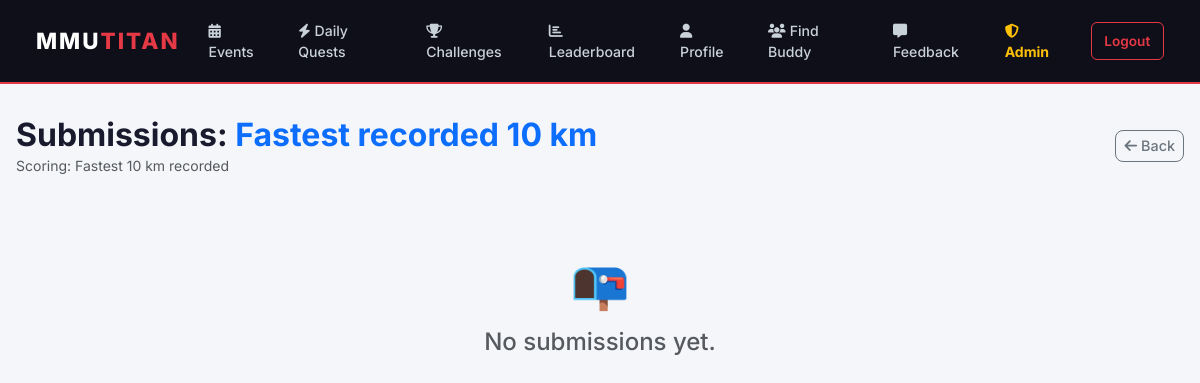
The app's page /admin/challenges/1/submissions (signed in) with its own data.
### mmutitan/models.py (models this page shows)
class Challenge(db.Model):
    id = db.Column(db.Integer, primary_key=True)
    title = db.Column(db.String(100), nullable=False)
    description = db.Column(db.Text, nullable=False)
    sport_category = db.Column(db.String(50), nullable=False)
    deadline = db.Column(db.DateTime, nullable=False)
    scoring_criteria = db.Column(db.String(100), nullable=False)
    is_closed = db.Column(db.Boolean, default=False)
    submissions = db.relationship('Submission', backref='challenge_ref', lazy=True, cascade="all, delete-orphan")

### mmutitan/app.py (the view)
    @app.route('/admin/challenges/<int:challenge_id>/submissions')
    @login_required
    def view_submissions(challenge_id):
        if not current_user.is_admin:
            return redirect(url_for('home'))
        challenge = Challenge.query.get_or_404(challenge_id)
        submissions = Submission.query.filter_by(challenge_id=challenge.id).all()
        return render_template('admin_submissions.html', title='View Submissions', challenge=challenge, submissions=submissions)

### mmutitan/models.py (called while the page is built)
@login_manager.user_loader
def load_user(user_id):
    return User.query.get(int(user_id))

### mmutitan/templates/admin_submissions.html
{% extends "base.html" %}
{% block content %}
<div class="d-flex justify-content-between align-items-center mb-4">
    <div>
        <h2 class="fw-bold mb-0">Submissions: <span class="text-primary">{{ challenge.title }}</span></h2>
        <p class="text-muted small mb-0">Scoring: {{ challenge.scoring_criteria }}</p>
    </div>
    <a href="{{ url_for('admin_challenges') }}" class="btn btn-outline-secondary btn-sm">
        <i class="fa fa-arrow-left me-1"></i>Back
    </a>
</div>
<div class="row g-3">
    {% if submissions %}
        {% for sub in submissions %}
        <div class="col-md-4">
            <div class="card h-100 shadow-sm {% if sub.verified %}border-success border-2{% else %}border-warning border-2{% endif %}">
                <img src="{{ url_for('static', filename='uploads/' + sub.proof_file) }}" class="card-img-top" alt="Proof" style="height:180px;object-fit:cover;">
                <div class="card-body">
                    <h6 class="fw-bold mb-1">{{ sub.user_ref.name }}</h6>
                    <p class="small mb-1"><strong>Result:</strong> {{ sub.result }}</p>
                    <p class="small text-muted">Submitted: {{ sub.submitted_at.strftime('%b %d, %I:%M %p') }}</p>
                    {% if sub.verified %}
                        <span class="badge bg-success w-100 py-2 mt-1">✓ Verified</span>
                    {% else %}
                        <div class="d-flex gap-2 mt-1">
                            <form action="{{ url_for('verify_submission', submission_id=sub.id, action='approve') }}" method="POST" class="w-50">
                                <button type="submit" class="btn btn-warning w-100 fw-bold btn-sm">
                                    <i class="fa fa-check me-1"></i>Verify
                                </button>
                            </form>
                            <form action="{{ url_for('verify_submission', submission_id=sub.id, action='reject') }}" method="POST" class="w-50">
                                <button type="submit" class="btn btn-outline-danger w-100 fw-bold btn-sm">
                                    <i class="fa fa-times me-1"></i>Reject
                                </button>
                            </form>
                        </div>
                    {% endif %}
                </div>
            </div>
        </div>
        {% endfor %}
    {% else %}
        <div class="col-12 text-center py-5">
            <div style="font-size:3rem;">📭</div>
            <h4 class="text-muted mt-2">No submissions yet.</h4>
        </div>
    {% endif %}
</div>
{% endblock %}

### mmutitan/templates/base.html (style rules this page uses)
body { font-family: 'Inter', sans-serif; background-color: #f4f6f9; color: #1a1a2e; }
.btn { border-radius: 8px; font-weight: 500; font-size: 0.9rem; }

### records on screen
Challenge: title "Fastest recorded 10 km", scoring_criteria "Fastest 10 km recorded"
